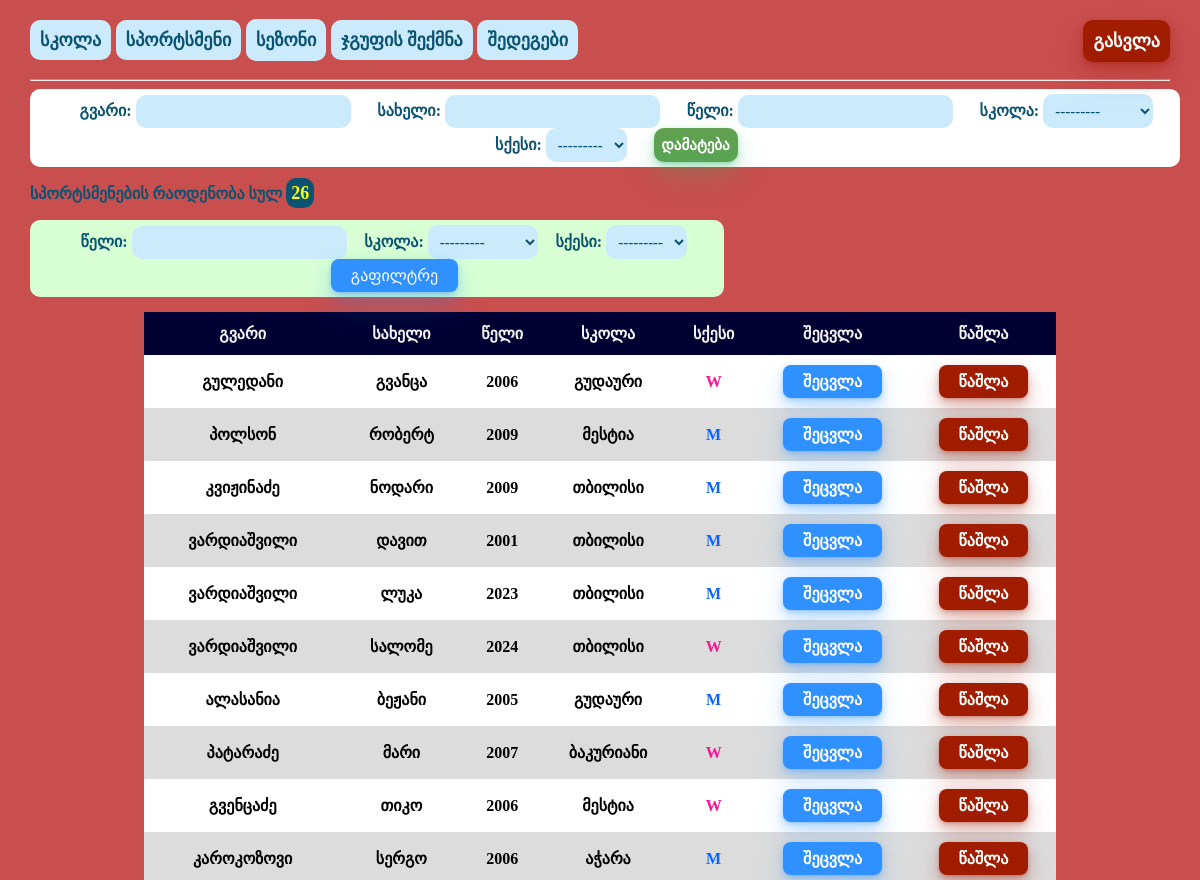
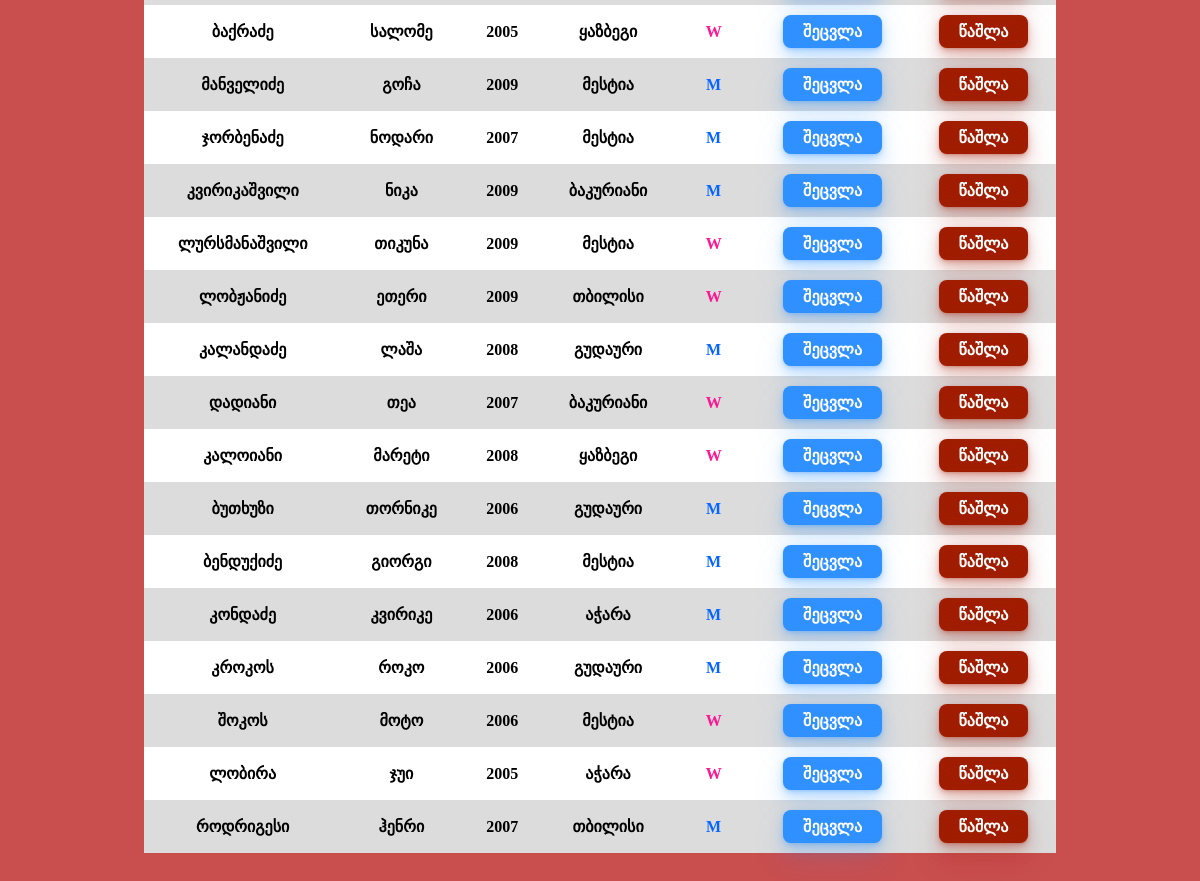
Page /staff/comp/ (signed in) on the earlier database version (2 pictures, top to bottom).
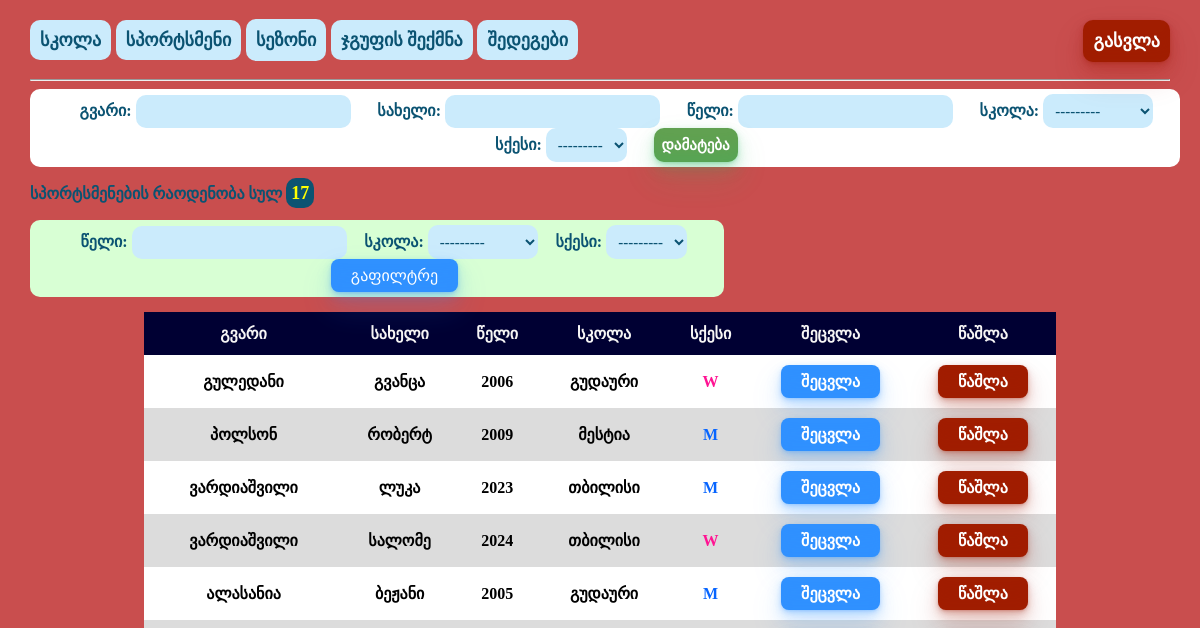
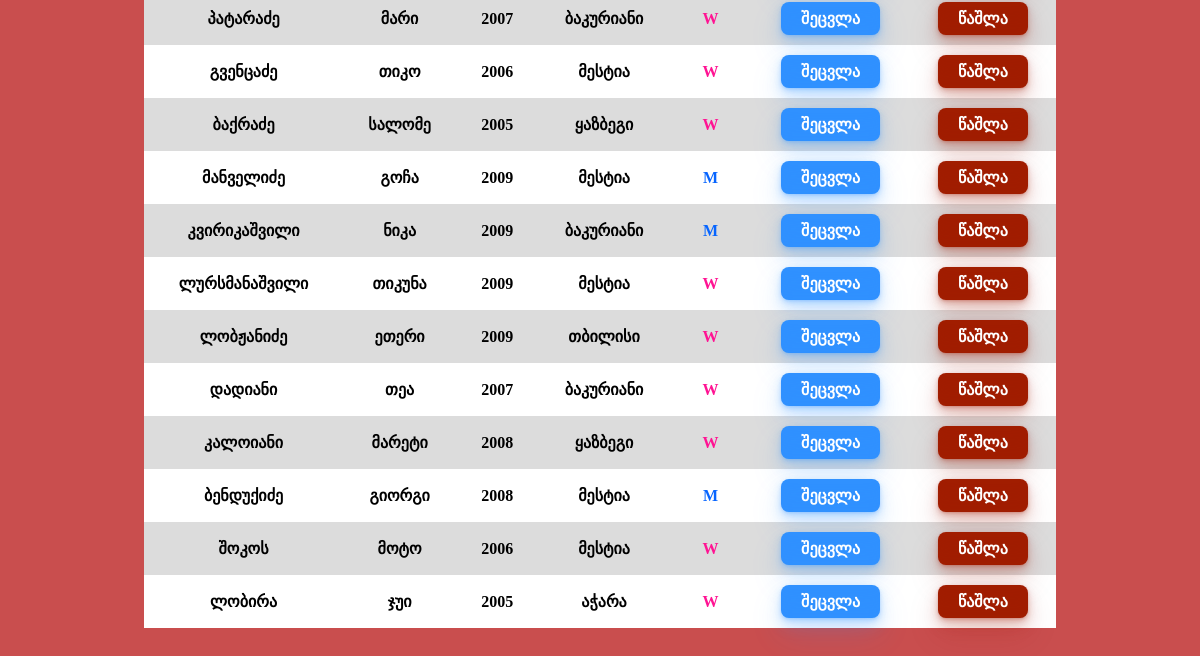
Same page on the later database version (2 pictures, top to bottom).
### staff/models.py (models this page shows, shortened)
class Gender(models.Model):
    gender = models.CharField(max_length=3)
    def __str__(self):
        return self.gender

class Competitor(models.Model):
    surname = models.CharField(max_length=40, )
    name = models.CharField(max_length=30)
    year = models.IntegerField()
    school = models.ForeignKey(School, on_delete=models.SET_NULL, null=True)
    gender = models.ForeignKey(Gender, on_delete=models.SET_NULL, null=True)
    class Meta:
        db_table = 'staff_competitor'

class School(models.Model):
    school_name = models.CharField(max_length=20)
    def __str__(self):
        return self.school_name

### staff/views.py (the view)
# urls.py: path('comp/', views.competitor, name='competitors'),
@login_required(login_url='login')
def competitor(request):
    form = CompetitorForm()
    if request.method == 'POST':
        form = CompetitorForm(request.POST)
        if form.is_valid():
            form.save()
            return HttpResponseRedirect('/staff/comp/')
    competitors = Competitor.objects.all()
    myfilter = Orderfilter(request.GET, queryset=competitors)
    competitors = myfilter.qs
    count = Competitor.objects.all().count()
    context = {'form': form, 'competitors': competitors, 'count': count, 'myfilter': myfilter}
    return render(request, 'staff/index.html', context)

### staff/forms.py
class CompetitorForm(ModelForm):
    class Meta:
        model = Competitor
        fields = '__all__'
        labels = {'surname': 'გვარი', 'name': 'სახელი', 'year': 'წელი', 'school': 'სკოლა', 'gender': 'სქესი'}

### staff/templates/staff/index.html (shortened to what this page needs)
{% extends 'staff/base.html' %}
{% block content %}
<body>
    <form class="form-comp" action="" method="post">
        {{ form }}
        <input class="button-33" type="submit" value="დამატება">
    </form>
    <p class="counter" >სპორტსმენების რაოდენობა სულ  <a class="count">{{count}}</a></p>
    <form class="filter-form" method="get">
        <label for="id_year">წელი:</label>
        {{myfilter.form.year}}
        <label for="id_school">სკოლა:</label>
        {{myfilter.form.school}}
        <label for="id_gender">სქესი:</label>
        {{myfilter.form.gender}}
        <button class="button-33" id="filter_btn" type="submit">
            გაფილტრე
        </button>
    </form>
    <table class="competitors">
        <tr>
            <th>გვარი</th>
            <th>სახელი</th>
            <th>წელი</th>
            <th>სკოლა</th>
            <th>სქესი</th>
            <th>შეცვლა</th>
            <th>წაშლა</th>
        </tr>
        <tr>
            {% for competitor in competitors %}
                <tr>
                    <td>{{ competitor.surname }}</td>
                    <td>{{ competitor.name }}</td>
                    <td>{{ competitor.year }}</td>
                    <td>{{ competitor.school }}</td>
                    <td class="{{ competitor.gender }}" >{{ competitor.gender }}</td>
                    <td><a class="button-33" id="update_btn" href="{% url 'update-competitor' competitor.id %}">შეცვლა</a></td>
                    <td><a class="button-33" id="delete_btn" href="{% url 'delete-competitor' competitor.id %}">წაშლა</a></td>
                </tr>
            {% endfor %}
        </tr>
    </table>
</body>
{% endblock content %}

### staff/templates/staff/base.html (shortened to what this page needs)
{% load static %}
<!DOCTYPE html>
<html lang="en">
<head>
    <h3>
        {% if user.is_authenticated == True %}
            <a class="taskbar_a" href="{% url 'school' %}">სკოლა</a>
            <a class="taskbar_a" href="{% url 'competitors' %}">სპორტსმენი</a>
            <div class="dropdown">
              <button class="dropbtn">სეზონი</button>
            </div>
            <a class="taskbar_a" href="{% url 'shake' %}">ჯგუფის შექმნა</a>
            <a class="taskbar_a" href="#">შედეგები</a>
            <a class="button-33" id="logout_button" href="{% url 'logout' %}">გასვლა</a>
        {% endif %}
        </h3>
    <link rel="stylesheet" type="text/css" href="{% static 'staff/style.css' %}">
</head>
    <hr>
{% block content %}
{% endblock content %}

### staff/static/staff/style.css (style rules this page uses)
html, body { height: 100%; width: 100%; background-repeat: no-repeat; background-size: 100% 100%; }
html { display: table; margin: auto; }
body { padding-right:30px; padding-left:30px; display: table-cell; justify-content:center; align-items:center; }
.taskbar_a { transition: 0.5s; padding: 10px; color: #0b5372; font-size: 18px; font-family: "BPG Nino Mtavruli"; background: #cbebfc; border-radius: 10px; text-decoration:none !important; border-bottom:none; }
.competitors,#schools { margin-bottom: 30px; font-family: "BPG Nino Mtavruli"; font-weight: bolder; border-collapse: collapse; width: 80%; border: 0px; border-radius: 5px; margin-left: auto; margin-right: auto; }
.competitors td,th { border: 0px; padding:10px; text-align: center; }
.competitors tr,#schools tr { background-color: #ffffff; }
.competitors tr:nth-child(even),#schools tr:nth-child(even) { background-color: #DCDCDC; }
.competitors th,#schools th { padding-top: 12px; padding-bottom: 12px; text-align: center; background-color: #000033; color: #f6f5f5; }
.form-comp { text-align: center; justify-content:center; background-color: white; padding: 5px; width:100%; border-radius: 10px; }
.counter,label { font-family: "BPG Nino Mtavruli"; font-weight: bolder; color: #0b5372; }
label { margin-left:2%; }
.count { font-size: 18px; color: yellow; background: #0b5372; padding: 5px; border-radius: 10px; }
input[type=text],input[type=number],input[type=password],select { border-radius: 10px; font-size: 15px; font-family: "BPG Nino Mtavruli"; font-weight: bold; border:none; padding: 8px; background-color: #cbebfc; color: #0b5372; }
input[type=submit] { border-radius: 10px; margin-left:2%; font-size: 15px; font-family: "BPG Nino Mtavruli"; font-weight: bold; border:none; padding: 8px; background-color: #61a151; color: white; }
.dropbtn { border: none; padding: 10px; color: #0b5372; font-size: 18px; font-family: "BPG Nino Mtavruli"; font-weight: bold; background: #cbebfc; border-radius: 10px; text-decoration:none !important; transition: 0.5s; }
.dropdown { position: relative; display: inline-block; }
body { background-color: rgb(201, 78, 78); }
.M { color: #0765ff; }
.W { color: deeppink; }
.filter-form { text-align: center; justify-content:center; background-color: white; padding: 5px; width:100%; margin-bottom: 15px; width: 60%; background-color: #d8ffd4; border-radius: 10px; }
.button-33 { background-color: #c2fbd7; border-radius: 8px; box-shadow: rgba(44, 187, 99, .2) 0 -25px 18px -14px inset,rgba(44, 187, 99, .15) 0 1px 2px,rgba(44, 187, 99, .15) 0 2px 4px,rgba(44, 187, 99, .15) 0 4px 8px,rgba(44, 187, 99, .15) 0 8px 16px,rgba(44, 187, 99, .15) 0 16px 32px; color: green; cursor: pointer; display: inline-block; font-family: "BPG Nino Mtavruli"; padding: 7px 20px; text-align: center; text-decoration: none; transition: all 250ms; border: 0; font-size: 16px; user-select: none; -webkit-user-select: none; touch-action: manipulation; }
#delete_btn { color: white; background:#a11d00; box-shadow: rgba(161, 29, 0, .2) 0 -25px 18px -14px inset,rgba(161, 29, 0, .15) 0 1px 2px,rgba(161, 29, 0, .15) 0 2px 4px,rgba(161, 29, 0, .15) 0 4px 8px,rgba(161, 29, 0, .15) 0 8px 16px,rgba(161, 29, 0, .15) 0 16px 32px; }
#update_btn { color: white; background:#3091ff; box-shadow: rgba(48, 145, 255, .2) 0 -25px 18px -14px inset,rgba(48, 145, 255, .15) 0 1px 2px,rgba(48, 145, 255, .15) 0 2px 4px,rgba(48, 145, 255, .15) 0 4px 8px,rgba(48, 145, 255, .15) 0 8px 16px,rgba(48, 145, 255, .15) 0 16px 32px; }
#filter_btn { font-family:"BPG Nino Mtavruli"; margin-left:35px; color: white; background:#3091ff; box-shadow: rgba(48, 145, 255, .2) 0 -25px 18px -14px inset,rgba(48, 145, 255, .15) 0 1px 2px,rgba(48, 145, 255, .15) 0 2px 4px,rgba(48, 145, 255, .15) 0 4px 8px,rgba(48, 145, 255, .15) 0 8px 16px,rgba(48, 145, 255, .15) 0 16px 32px; }
#logout_button { transition: 0.5s; position:relative; position:absolute; top:0; right:0; margin-top: 20px; margin-right: 30px; padding: 10px; font-size: 18px; font-family: "BPG Nino Mtavruli"; border-radius: 10px; background: #a11d00; color: white; box-shadow: rgba(161, 29, 0, .2) 0 -25px 18px -14px inset,rgba(161, 29, 0, .15) 0 1px 2px,rgba(161, 29, 0, .15) 0 2px 4px,rgba(161, 29, 0, .15) 0 4px 8px,rgba(161, 29, 0, .15) 0 8px 16px,rgba(161, 29, 0, .15) 0 16px 32px; }

Differences in the rows shown:
removed Competitor: surname "კვიჟინაძე", name "ნოდარი", year "2009", school "თბილისი", gender "M"
removed Competitor: surname "ვარდიაშვილი", name "დავით", year "2001", school "თბილისი", gender "M"
removed Competitor: surname "კაროკოზოვი", name "სერგო", year "2006", school "აჭარა", gender "M"
removed Competitor: surname "ჯორბენაძე", name "ნოდარი", year "2007", school "მესტია", gender "M"
removed Competitor: surname "კალანდაძე", name "ლაშა", year "2008", school "გუდაური", gender "M"
removed Competitor: surname "ბუთხუზი", name "თორნიკე", year "2006", school "გუდაური", gender "M"
removed Competitor: surname "კონდაძე", name "კვირიკე", year "2006", school "აჭარა", gender "M"
removed Competitor: surname "კროკოს", name "როკო", year "2006", school "გუდაური", gender "M"
removed Competitor: surname "როდრიგესი", name "ჰენრი", year "2007", school "თბილისი", gender "M"
Other differences:
{{ count }}: "26" → "17"
